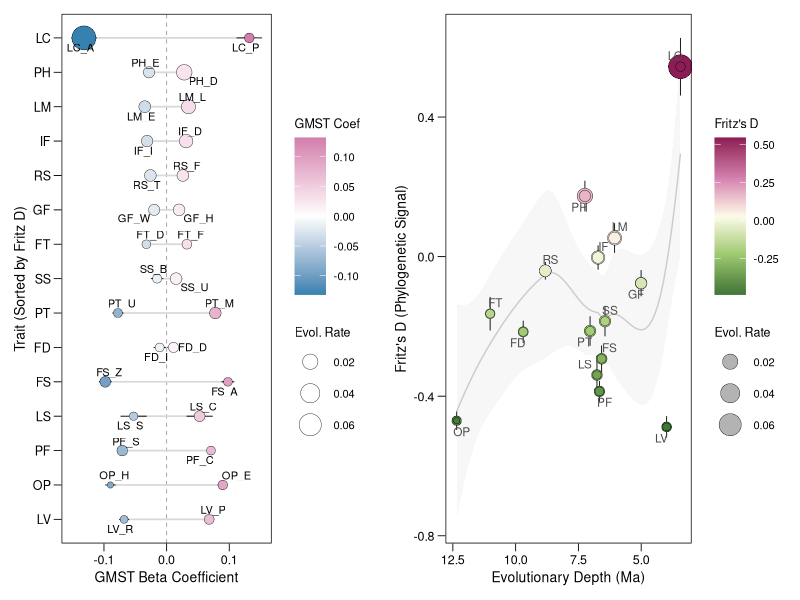

R code for this plot:
#-----------------------------------------------------------------------------
# Code 18: Visualization Evolutionary Metrics (Fig 3c, d)
#
# Description:
#   Generates a composite figure with two panels:
#   1. Left (Fig 3c): Lollipop chart of GMST Beta Coefficients (Climate Response),
#      sorted by Phylogenetic Signal (Fritz's D).
#   2. Right (Fig 3d): Scatter plot of Fritz's D vs. Evolutionary Depth,
#      showing the relationship between signal strength and clade age.
#
#
# Inputs:
#   - Trait_Evolution_Summary.csv
#
# Outputs:
#   - Fig3_cd.pdf
#-----------------------------------------------------------------------------

# 1. Global Settings and Libraries
#-----------------------------------------------------------------------------
setwd("F:/GitHub/ZhangChunyu-GeoBio/Angiosperm-Biogeographical-Spectrum/Data")

pkgs <- c("ggplot2", "dplyr", "ggrepel", "gridExtra")
for(p in pkgs) { if(!require(p, character.only = TRUE)) install.packages(p) }

library(ggplot2)
library(dplyr)
library(ggrepel)
library(gridExtra)

# 2. Data Preparation
#-----------------------------------------------------------------------------
cat("1. Loading Data...\n")
if(!file.exists("Trait_Evolution_Summary.csv")) stop("Summary file not found.")

df <- read.csv("Trait_Evolution_Summary.csv", stringsAsFactors = FALSE)

# Feature Engineering
plot_data <- df %>%
  # Calculate 95% Confidence Intervals for Beta Coefficients
  mutate(
    CI_Min = GMST_Coef - 1.96 * GMST_Coef_sd,
    CI_Max = GMST_Coef + 1.96 * GMST_Coef_sd
  ) %>%
  # Sorting Logic: 
  # 1. Group by Trait
  # 2. Calculate mean Fritz D per trait
  # 3. Reorder Trait factor based on this mean (for Y-axis sorting)
  group_by(Trait) %>%
  mutate(Sort_Key = mean(Fritz_D, na.rm = TRUE)) %>%
  ungroup() %>%
  mutate(Trait = reorder(Trait, Sort_Key)) %>%
  # Ensure numeric consistency
  mutate(consenTRAIT_Depth = as.numeric(consenTRAIT_Depth))

# [Crucial Step] Calculate Global Limits for Size Scale
# This ensures that a rate of 0.5 looks the same size in both plots.
tr_limits <- range(plot_data$Transition_Rate, na.rm = TRUE)
common_size_range <- c(2, 8) # Bubble size range (min, max)

cat(sprintf("   - Global Transition Rate Range: %.3f to %.3f\n", tr_limits[1], tr_limits[2]))

# 3. Define Graphical Theme
#-----------------------------------------------------------------------------
clean_theme <- theme_minimal() +
  theme(
    # Typography
    text = element_text(family = "sans", face = "plain", color = "black", size = 11),
    axis.title = element_text(face = "plain", size = 10),
    axis.text = element_text(face = "plain", color = "black", size = 9),
    
    # Borders & Lines
    axis.line = element_blank(),
    panel.border = element_rect(color = "black", fill = NA, size = 0.5),
    axis.ticks = element_line(color = "black", size = 0.3),
    axis.ticks.length = unit(0.2, "cm"),
    
    # Legend Styling
    legend.position = "right",
    legend.title = element_text(size = 9),
    legend.text = element_text(size = 8),
    legend.key.size = unit(0.8, "cm"), # Increased size for clear bubbles
    legend.key = element_rect(fill = NA, color = NA),
    
    # Background
    panel.grid = element_blank(),
    plot.margin = margin(10, 10, 10, 10)
  )

# 4. Plot 1: GMST Response (Lollipop Chart)
#-----------------------------------------------------------------------------
cat("2. Generating Plot 1 (GMST Response)...\n")

p1 <- ggplot(plot_data, aes(y = Trait, x = GMST_Coef)) +
  # A. Vertical Zero Line (Neutral Response)
  geom_vline(xintercept = 0, linetype = "dashed", color = "gray60", size = 0.3) +
  
  # B. Connector Lines (Lollipop stick)
  geom_line(aes(group = Trait), color = "gray85", size = 0.6) +
  
  # C. Error Bars (95% CI)
  geom_errorbarh(aes(xmin = CI_Min, xmax = CI_Max), 
                 height = 0, color = "black", size = 0.3) +
  
  # D. Data Points (Bubbles)
  # Fill = Coefficient Strength, Size = Evolutionary Rate
  geom_point(aes(fill = GMST_Coef, size = Transition_Rate), 
             shape = 21, color = "black", stroke = 0.2, alpha = 1) +
  
  # E. Labels (Specific State Names, e.g., "GF_H")
  geom_text_repel(aes(label = Trait_Type), 
                  size = 2.8, 
                  color = "black",
                  segment.color = NA,
                  box.padding = 0.2) +
  
  # F. Scales
  scale_fill_gradient2(
    low = "#3781B0", mid = "white", high = "#D27EAC", midpoint = 0,
    name = "GMST Coef"
  ) +
  scale_size_continuous(
    limits = tr_limits, 
    range = common_size_range, 
    name = "Evol. Rate"
  ) +
  scale_x_continuous(expand = expansion(mult = 0.05)) +
  scale_y_discrete(expand = expansion(mult = 0.05)) +
  
  # G. Labels & Theme
  labs(x = "GMST Beta Coefficient", y = "Trait (Sorted by Fritz D)") +
  clean_theme

# 5. Plot 2: Evolutionary Depth vs. Signal
#-----------------------------------------------------------------------------
cat("3. Generating Plot 2 (Depth vs Signal)...\n")

# Prep A: Layering (Plot larger points behind smaller points for visibility)
p2_layer_data <- plot_data %>%
  arrange(desc(Transition_Rate))

# Prep B: Labels & Error Bars
# Since Fritz D and Depth are Trait-level metrics, they are duplicated for state 1/2.
# We distinct() them to avoid plotting the same error bar twice.
p2_label_data <- plot_data %>%
  select(Trait, consenTRAIT_Depth, Fritz_D, Fritz_D_sd) %>%
  distinct()

p2 <- ggplot() +
  
  # A. Trend Line (Loess)
  geom_smooth(data = p2_layer_data, 
              aes(x = consenTRAIT_Depth, y = Fritz_D),
              method = "loess", color = "gray80", fill = "gray90", 
              alpha = 0.3, size = 0.5) +
  
  # B. Error Bars (Fritz D SD) - Plotted only once per trait
  geom_errorbar(data = p2_label_data,
                aes(x = consenTRAIT_Depth, 
                    ymin = Fritz_D - Fritz_D_sd, 
                    ymax = Fritz_D + Fritz_D_sd),
                width = 0,       
                color = "black", 
                size = 0.3,
                alpha = 1) +
  
  # C. Data Points
  # Fill = Fritz D (Consistency), Size = Transition Rate
  geom_point(data = p2_layer_data, 
             aes(x = consenTRAIT_Depth, y = Fritz_D, 
                 fill = Fritz_D, size = Transition_Rate), 
             shape = 21, color = "black", stroke = 0.2, alpha = 1) +
  
  # D. Scales
  scale_x_reverse(expand = expansion(mult = 0.05)) + # Newer (0) on right
  
  scale_fill_gradientn(
    colors = c("#427638", "#9DC86E", "#FDFBE9", "#D27EAC", "#8C1C54"),
    name = "Fritz's D"
  ) +
  
  scale_size_continuous(
    limits = tr_limits, 
    range = common_size_range, 
    name = "Evol. Rate",
    breaks = pretty(tr_limits, n = 4)
  ) +
  
  scale_y_continuous(expand = expansion(mult = 0.05)) +
  
  # E. Labels (Trait Names)
  geom_text_repel(data = p2_label_data,
                  aes(x = consenTRAIT_Depth, y = Fritz_D, label = Trait), 
                  size = 3, 
                  color = "gray30",
                  segment.color = NA,
                  max.overlaps = 20) +
  
  # F. Labels & Theme
  labs(x = "Evolutionary Depth (Ma)", y = "Fritz's D (Phylogenetic Signal)") +
  clean_theme +
  guides(
    # Custom Legend: Make size legend gray to distinguish from color scale
    size = guide_legend(order = 2, override.aes = list(fill = "gray70", color = "black")),
    fill = guide_colorbar(order = 1)
  )

# 6. Save Output
#-----------------------------------------------------------------------------
cat("4. Saving Figure...\n")

output_pdf <- "Fig3_cd.pdf"

# Create a PDF device
pdf(output_pdf, width = 14, height = 7) # Wide format for side-by-side
  grid.arrange(p1, p2, ncol = 2, widths = c(1, 1.1))
dev.off()

cat("Figure saved to:\n")
cat(file.path(getwd(), output_pdf), "\n")
